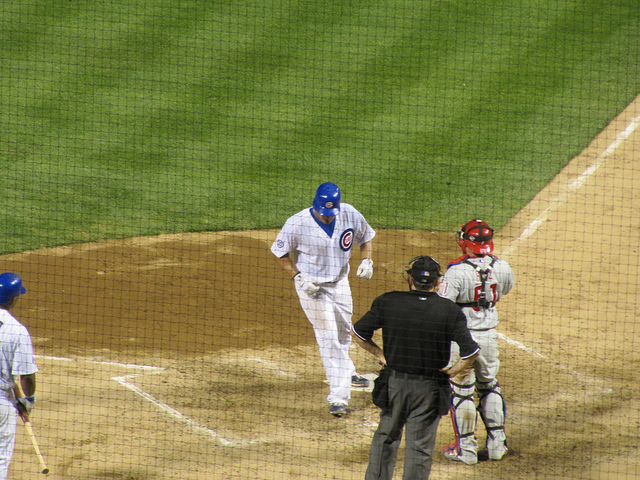
#> input picture network/sample_image/ski.jpg, 640 x 480 px
$ python -i im_transform.py   (imports and definitions only)   (older library calls are emulated)
#> lines starting #> are read from the running program, lines starting #| are printed output that depends on the picture
#> further down, picture is the input picture: shape (480, 640, 3); mean B, G, R 76.5, 131.5, 132.1
import numpy as np
import cv2


# [36 lines left out: functions resize, imcv2_recolor, not called in this run]


def imcv2_affine_trans(im, flip=None, im_shape=None, rotate=False, max_scale=1.5):
    # Scale and translate
#> called with rotate = False, max_scale = 1.5
    h, w = im.shape[:2] if im_shape is None else im_shape[:2]
#> h = 480; w = 640
    scale = np.random.uniform(1., max_scale)

    degree = np.random.uniform(-5, 5) if rotate else None

    max_offx = (scale - 1.) * w
#> max_offx = 175.6
    max_offy = (scale - 1.) * h
#> max_offy = 131.7
    offx = int(np.random.uniform() * max_offx)
#> offx = 125
    offy = int(np.random.uniform() * max_offy)
#> offy = 79

    flip_ = np.random.uniform() > 0.5 if flip is None else flip

    if im is not None:
        im = apply_affine(im, scale, [offx, offy, degree], flip_, im_shape)

    return im, [scale, [offx, offy, degree], flip_, im_shape]


def apply_affine(im, scale, offs, flip, im_shape=None):
#> called with scale = 1.27, flip = True
    offx, offy, degree = offs
    h, w = im.shape[:2] if im_shape is None else im_shape[:2]
#> h = 480; w = 640

    im = cv2.resize(im, (0, 0), fx=scale, fy=scale)
    if degree is not None:
        retval = cv2.getRotationMatrix2D((w // 2, h // 2), degree, 1)
        im = cv2.warpAffine(im, retval, (w, h))
    im = im[offy: (offy + h), offx: (offx + w)]
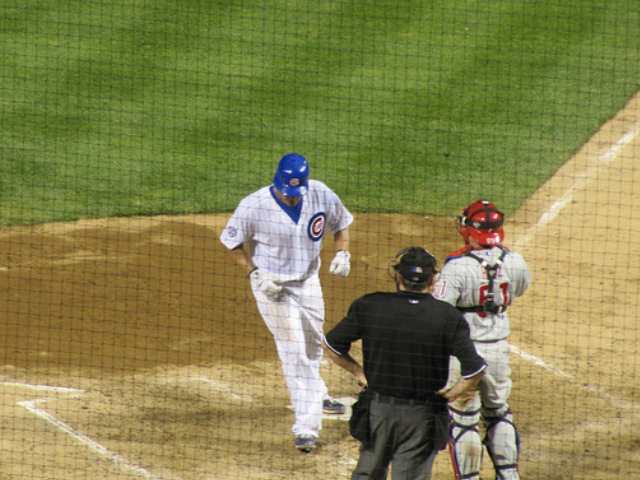
#> im: shape (480, 640, 3); mean of channels 0, 1, 2 77.9, 130.3, 132.2; drawn as B, G, R
    if flip:
        im = cv2.flip(im, 1)
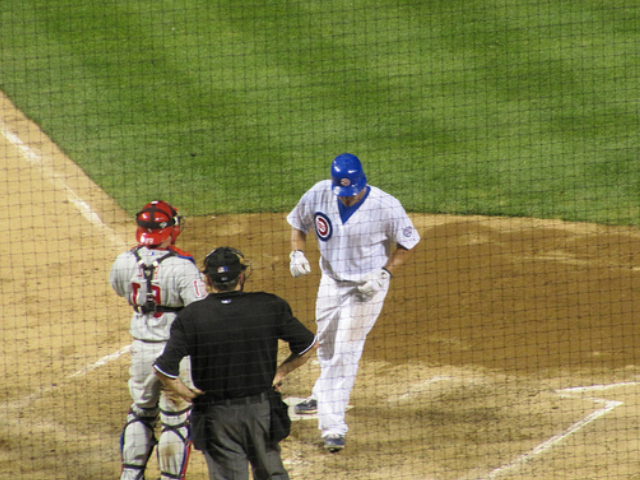
#> im: shape (480, 640, 3); mean of channels 0, 1, 2 77.9, 130.3, 132.2; drawn as B, G, R

    return im


# [57 lines left out: functions offset_boxes, _factor_closest, crop_with_factor, not called in this run]


>>> import cv2
>>> picture = cv2.imread('sample_image/ski.jpg')
>>> result = imcv2_affine_trans(picture)
